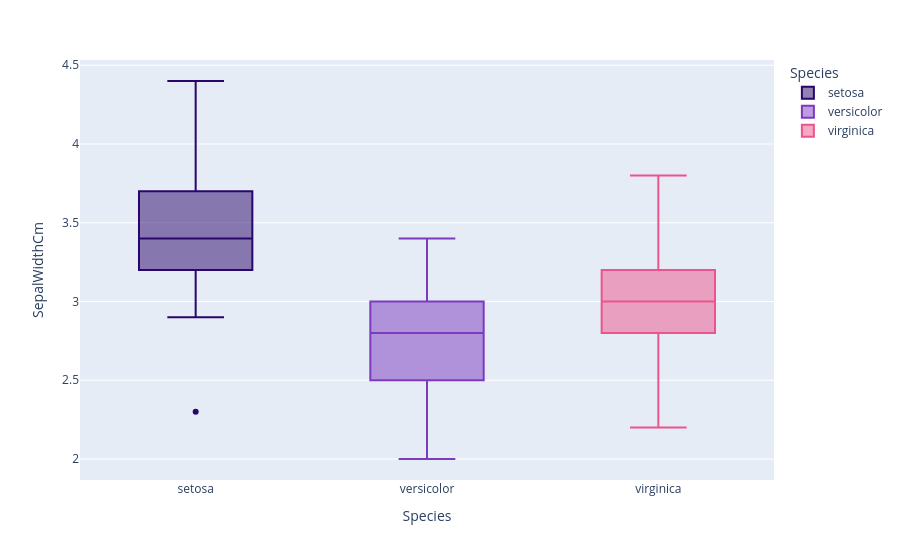

Notebook code for this chart:
### Markdown cell above
## SepalWidth

### Code cell
fig = px.box(data_frame=iris, x='Species',y='SepalWidthCm',color='Species',color_discrete_sequence=['#29066B','#7D3AC1','#EB548C'],orientation='v')
fig.show()

### Figure 1 — Plotly figure (JSON) as saved in the notebook; plotly's stock layout.template omitted (floating-point values rounded to 4 significant figures)
{"data": [{"alignmentgroup": "True", "hovertemplate": "Species=%{x}<br>SepalWidthCm=%{y}<extra></extra>", "legendgroup": "setosa", "marker": {"color": "#29066B"}, "name": "setosa", "notched": false, "offsetgroup": "setosa", "orientation": "v", "showlegend": true, "type": "box", "x": ["setosa", "setosa", "setosa", "setosa", "setosa", "setosa", "setosa", "setosa", "setosa", "setosa", "setosa", "setosa", "setosa", "setosa", "setosa", "setosa", "setosa", "setosa", "setosa", "setosa", "setosa", "setosa", "setosa", "setosa", "setosa", "setosa", "setosa", "setosa", "setosa", "setosa", "setosa", "setosa", "setosa", "setosa", "setosa", "setosa", "setosa", "setosa", "setosa", "setosa", "setosa", "setosa", "setosa", "setosa", "setosa", "setosa", "setosa", "setosa", "setosa", "setosa"], "x0": " ", "xaxis": "x", "y": [3.5, 3, 3.2, 3.1, 3.6, 3.9, 3.4, 3.4, 2.9, 3.1, 3.7, 3.4, 3, 3, 4, 4.4, 3.9, 3.5, 3.8, 3.8, 3.4, 3.7, 3.6, 3.3, 3.4, 3, 3.4, 3.5, 3.4, 3.2, 3.1, 3.4, 4.1, 4.2, 3.1, 3.2, 3.5, 3.6, 3, 3.4, 3.5, 2.3, 3.2, 3.5, 3.8, 3, 3.8, 3.2, 3.7, 3.3], "y0": " ", "yaxis": "y"}, {"alignmentgroup": "True", "hovertemplate": "Species=%{x}<br>SepalWidthCm=%{y}<extra></extra>", "legendgroup": "versicolor", "marker": {"color": "#7D3AC1"}, "name": "versicolor", "notched": false, "offsetgroup": "versicolor", "orientation": "v", "showlegend": true, "type": "box", "x": ["versicolor", "versicolor", "versicolor", "versicolor", "versicolor", "versicolor", "versicolor", "versicolor", "versicolor", "versicolor", "versicolor", "versicolor", "versicolor", "versicolor", "versicolor", "versicolor", "versicolor", "versicolor", "versicolor", "versicolor", "versicolor", "versicolor", "versicolor", "versicolor", "versicolor", "versicolor", "versicolor", "versicolor", "versicolor", "versicolor", "versicolor", "versicolor", "versicolor", "versicolor", "versicolor", "versicolor", "versicolor", "versicolor", "versicolor", "versicolor", "versicolor", "versicolor", "versicolor", "versicolor", "versicolor", "versicolor", "versicolor", "versicolor", "versicolor", "versicolor"], "x0": " ", "xaxis": "x", "y": [3.2, 3.2, 3.1, 2.3, 2.8, 2.8, 3.3, 2.4, 2.9, 2.7, 2, 3, 2.2, 2.9, 2.9, 3.1, 3, 2.7, 2.2, 2.5, 3.2, 2.8, 2.5, 2.8, 2.9, 3, 2.8, 3, 2.9, 2.6, 2.4, 2.4, 2.7, 2.7, 3, 3.4, 3.1, 2.3, 3, 2.5, 2.6, 3, 2.6, 2.3, 2.7, 3, 2.9, 2.9, 2.5, 2.8], "y0": " ", "yaxis": "y"}, {"alignmentgroup": "True", "hovertemplate": "Species=%{x}<br>SepalWidthCm=%{y}<extra></extra>", "legendgroup": "virginica", "marker": {"color": "#EB548C"}, "name": "virginica", "notched": false, "offsetgroup": "virginica", "orientation": "v", "showlegend": true, "type": "box", "x": ["virginica", "virginica", "virginica", "virginica", "virginica", "virginica", "virginica", "virginica", "virginica", "virginica", "virginica", "virginica", "virginica", "virginica", "virginica", "virginica", "virginica", "virginica", "virginica", "virginica", "virginica", "virginica", "virginica", "virginica", "virginica", "virginica", "virginica", "virginica", "virginica", "virginica", "virginica", "virginica", "virginica", "virginica", "virginica", "virginica", "virginica", "virginica", "virginica", "virginica", "virginica", "virginica", "virginica", "virginica", "virginica", "virginica", "virginica", "virginica", "virginica", "virginica"], "x0": " ", "xaxis": "x", "y": [3.3, 2.7, 3, 2.9, 3, 3, 2.5, 2.9, 2.5, 3.6, 3.2, 2.7, 3, 2.5, 2.8, 3.2, 3, 3.8, 2.6, 2.2, 3.2, 2.8, 2.8, 2.7, 3.3, 3.2, 2.8, 3, 2.8, 3, 2.8, 3.8, 2.8, 2.8, 2.6, 3, 3.4, 3.1, 3, 3.1, 3.1, 3.1, 2.7, 3.2, 3.3, 3, 2.5, 3, 3.4, 3], "y0": " ", "yaxis": "y"}], "layout": {"boxmode": "overlay", "legend": {"title": {"text": "Species"}, "tracegroupgap": 0}, "margin": {"t": 60}, "xaxis": {"anchor": "y", "categoryarray": ["setosa", "versicolor", "virginica"], "categoryorder": "array", "domain": [0, 1], "title": {"text": "Species"}}, "yaxis": {"anchor": "x", "domain": [0, 1], "title": {"text": "SepalWidthCm"}}}}
